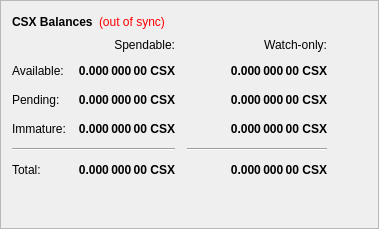
        <widget class="QFrame" name="frame">
         <property name="frameShape">
          <enum>QFrame::StyledPanel</enum>
         </property>
         <property name="frameShadow">
          <enum>QFrame::Raised</enum>
         </property>
         <layout class="QVBoxLayout" name="verticalLayout_4">
          <item>
           <layout class="QHBoxLayout" name="horizontalLayout_4">
            <item>
             <widget class="QLabel" name="label_5">
              <property name="font">
               <font>
                <weight>75</weight>
                <bold>true</bold>
               </font>
              </property>
              <property name="text">
               <string>CSX Balances</string>
              </property>
             </widget>
            </item>
            <item>
             <widget class="QLabel" name="labelWalletStatus">
              <property name="cursor">
               <cursorShape>WhatsThisCursor</cursorShape>
              </property>
              <property name="toolTip">
               <string>The displayed information may be out of date. Your wallet automatically synchronizes with the Casax network after a connection is established, but this process has not completed yet.</string>
              </property>
              <property name="styleSheet">
               <string notr="true">QLabel { color: red; }</string>
              </property>
              <property name="text">
               <string notr="true">(out of sync)</string>
              </property>
              <property name="alignment">
               <set>Qt::AlignLeading|Qt::AlignLeft|Qt::AlignVCenter</set>
              </property>
             </widget>
            </item>
            <item>
             <spacer name="horizontalSpacer_3">
              <property name="orientation">
               <enum>Qt::Horizontal</enum>
              </property>
              <property name="sizeHint" stdset="0">
               <size>
                <width>40</width>
                <height>20</height>
               </size>
              </property>
             </spacer>
            </item>
           </layout>
          </item>
          <item>
           <layout class="QGridLayout" name="gridLayout">
            <property name="spacing">
             <number>12</number>
            </property>
            <item row="2" column="2">
             <widget class="QLabel" name="labelWatchPending">
              <property name="font">
               <font>
                <weight>75</weight>
                <bold>true</bold>
               </font>
              </property>
              <property name="cursor">
               <cursorShape>IBeamCursor</cursorShape>
              </property>
              <property name="toolTip">
               <string>Unconfirmed transactions to watch-only addresses</string>
              </property>
              <property name="text">
               <string notr="true">0.000 000 00 CSX</string>
              </property>
              <property name="alignment">
               <set>Qt::AlignRight|Qt::AlignTrailing|Qt::AlignVCenter</set>
              </property>
              <property name="textInteractionFlags">
               <set>Qt::LinksAccessibleByMouse|Qt::TextSelectableByKeyboard|Qt::TextSelectableByMouse</set>
              </property>
             </widget>
            </item>
            <item row="2" column="1">
             <widget class="QLabel" name="labelUnconfirmed">
              <property name="font">
               <font>
                <weight>75</weight>
                <bold>true</bold>
               </font>
              </property>
              <property name="cursor">
               <cursorShape>IBeamCursor</cursorShape>
              </property>
              <property name="toolTip">
               <string>Total of transactions that have yet to be confirmed, and do not yet count toward the spendable balance</string>
              </property>
              <property name="text">
               <string notr="true">0.000 000 00 CSX</string>
              </property>
              <property name="alignment">
               <set>Qt::AlignRight|Qt::AlignTrailing|Qt::AlignVCenter</set>
              </property>
              <property name="textInteractionFlags">
               <set>Qt::LinksAccessibleByMouse|Qt::TextSelectableByKeyboard|Qt::TextSelectableByMouse</set>
              </property>
             </widget>
            </item>
            <item row="3" column="2">
             <widget class="QLabel" name="labelWatchImmature">
              <property name="font">
               <font>
                <weight>75</weight>
                <bold>true</bold>
               </font>
              </property>
              <property name="cursor">
               <cursorShape>IBeamCursor</cursorShape>
              </property>
              <property name="toolTip">
               <string>Staked or masternode rewards in watch-only addresses that has not yet matured</string>
              </property>
              <property name="text">
               <string notr="true">0.000 000 00 CSX</string>
              </property>
              <property name="alignment">
               <set>Qt::AlignRight|Qt::AlignTrailing|Qt::AlignVCenter</set>
              </property>
              <property name="textInteractionFlags">
               <set>Qt::LinksAccessibleByMouse|Qt::TextSelectableByKeyboard|Qt::TextSelectableByMouse</set>
              </property>
             </widget>
            </item>
            <item row="4" column="0" colspan="2">
             <widget class="Line" name="lineSpendableBalance">
              <property name="orientation">
               <enum>Qt::Horizontal</enum>
              </property>
             </widget>
            </item>
            <item row="4" column="2">
             <widget class="Line" name="lineWatchBalance">
              <property name="sizePolicy">
               <sizepolicy hsizetype="Preferred" vsizetype="Fixed">
                <horstretch>0</horstretch>
                <verstretch>0</verstretch>
               </sizepolicy>
              </property>
              <property name="minimumSize">
               <size>
                <width>140</width>
                <height>0</height>
               </size>
              </property>
              <property name="orientation">
               <enum>Qt::Horizontal</enum>
              </property>
             </widget>
            </item>
            <item row="5" column="0">
             <widget class="QLabel" name="labelTotalText">
              <property name="text">
               <string>Total:</string>
              </property>
             </widget>
            </item>
            <item row="3" column="1">
             <widget class="QLabel" name="labelImmature">
              <property name="font">
               <font>
                <weight>75</weight>
                <bold>true</bold>
               </font>
              </property>
              <property name="cursor">
               <cursorShape>IBeamCursor</cursorShape>
              </property>
              <property name="toolTip">
               <string>Staked or masternode rewards that has not yet matured</string>
              </property>
              <property name="text">
               <string notr="true">0.000 000 00 CSX</string>
              </property>
              <property name="alignment">
               <set>Qt::AlignRight|Qt::AlignTrailing|Qt::AlignVCenter</set>
              </property>
              <property name="textInteractionFlags">
               <set>Qt::LinksAccessibleByMouse|Qt::TextSelectableByKeyboard|Qt::TextSelectableByMouse</set>
              </property>
             </widget>
            </item>
            <item row="2" column="3">
             <spacer name="horizontalSpacer_2">
              <property name="orientation">
               <enum>Qt::Horizontal</enum>
              </property>
              <property name="sizeHint" stdset="0">
               <size>
                <width>40</width>
                <height>20</height>
               </size>
              </property>
             </spacer>
            </item>
            <item row="3" column="0">
             <widget class="QLabel" name="labelImmatureText">
              <property name="text">
               <string>Immature:</string>
              </property>
             </widget>
            </item>
            <item row="5" column="1">
             <widget class="QLabel" name="labelTotal">
              <property name="font">
               <font>
                <weight>75</weight>
                <bold>true</bold>
               </font>
              </property>
              <property name="cursor">
               <cursorShape>IBeamCursor</cursorShape>
              </property>
              <property name="toolTip">
               <string>Your current total balance</string>
              </property>
              <property name="text">
               <string notr="true">0.000 000 00 CSX</string>
              </property>
              <property name="alignment">
               <set>Qt::AlignRight|Qt::AlignTrailing|Qt::AlignVCenter</set>
              </property>
              <property name="textInteractionFlags">
               <set>Qt::LinksAccessibleByMouse|Qt::TextSelectableByKeyboard|Qt::TextSelectableByMouse</set>
              </property>
             </widget>
            </item>
            <item row="5" column="2">
             <widget class="QLabel" name="labelWatchTotal">
              <property name="font">
               <font>
                <weight>75</weight>
                <bold>true</bold>
               </font>
              </property>
              <property name="cursor">
               <cursorShape>IBeamCursor</cursorShape>
              </property>
              <property name="toolTip">
               <string>Current total balance in watch-only addresses</string>
              </property>
              <property name="text">
               <string notr="true">0.000 000 00 CSX</string>
              </property>
              <property name="alignment">
               <set>Qt::AlignRight|Qt::AlignTrailing|Qt::AlignVCenter</set>
              </property>
              <property name="textInteractionFlags">
               <set>Qt::LinksAccessibleByMouse|Qt::TextSelectableByKeyboard|Qt::TextSelectableByMouse</set>
              </property>
             </widget>
            </item>
            <item row="0" column="2">
             <widget class="QLabel" name="labelWatchonly">
              <property name="text">
               <string>Watch-only:</string>
              </property>
              <property name="alignment">
               <set>Qt::AlignRight|Qt::AlignTrailing|Qt::AlignVCenter</set>
              </property>
             </widget>
            </item>
            <item row="1" column="0">
             <widget class="QLabel" name="labelBalanceText">
              <property name="text">
               <string>Available:</string>
              </property>
             </widget>
            </item>
            <item row="1" column="1">
             <widget class="QLabel" name="labelBalance">
              <property name="font">
               <font>
                <weight>75</weight>
                <bold>true</bold>
               </font>
              </property>
              <property name="cursor">
               <cursorShape>IBeamCursor</cursorShape>
              </property>
              <property name="toolTip">
               <string>Your current spendable balance</string>
              </property>
              <property name="text">
               <string notr="true">0.000 000 00 CSX</string>
              </property>
              <property name="alignment">
               <set>Qt::AlignRight|Qt::AlignTrailing|Qt::AlignVCenter</set>
              </property>
              <property name="textInteractionFlags">
               <set>Qt::LinksAccessibleByMouse|Qt::TextSelectableByKeyboard|Qt::TextSelectableByMouse</set>
              </property>
             </widget>
            </item>
            <item row="1" column="2">
             <widget class="QLabel" name="labelWatchAvailable">
              <property name="font">
               <font>
                <weight>75</weight>
                <bold>true</bold>
               </font>
              </property>
              <property name="cursor">
               <cursorShape>IBeamCursor</cursorShape>
              </property>
              <property name="toolTip">
               <string>Your current balance in watch-only addresses</string>
              </property>
              <property name="text">
               <string notr="true">0.000 000 00 CSX</string>
              </property>
              <property name="alignment">
               <set>Qt::AlignRight|Qt::AlignTrailing|Qt::AlignVCenter</set>
              </property>
              <property name="textInteractionFlags">
               <set>Qt::LinksAccessibleByMouse|Qt::TextSelectableByKeyboard|Qt::TextSelectableByMouse</set>
              </property>
             </widget>
            </item>
            <item row="2" column="0">
             <widget class="QLabel" name="labelPendingText">
              <property name="text">
               <string>Pending:</string>
              </property>
             </widget>
            </item>
            <item row="0" column="1">
             <widget class="QLabel" name="labelSpendable">
              <property name="text">
               <string>Spendable:</string>
              </property>
              <property name="alignment">
               <set>Qt::AlignRight|Qt::AlignTrailing|Qt::AlignVCenter</set>
              </property>
             </widget>
            </item>
           </layout>
          </item>
          <item>
           <spacer name="verticalSpacer_4">
            <property name="orientation">
             <enum>Qt::Vertical</enum>
            </property>
            <property name="sizeHint" stdset="0">
             <size>
              <width>20</width>
              <height>40</height>
             </size>
            </property>
           </spacer>
          </item>
         </layout>
        </widget>
